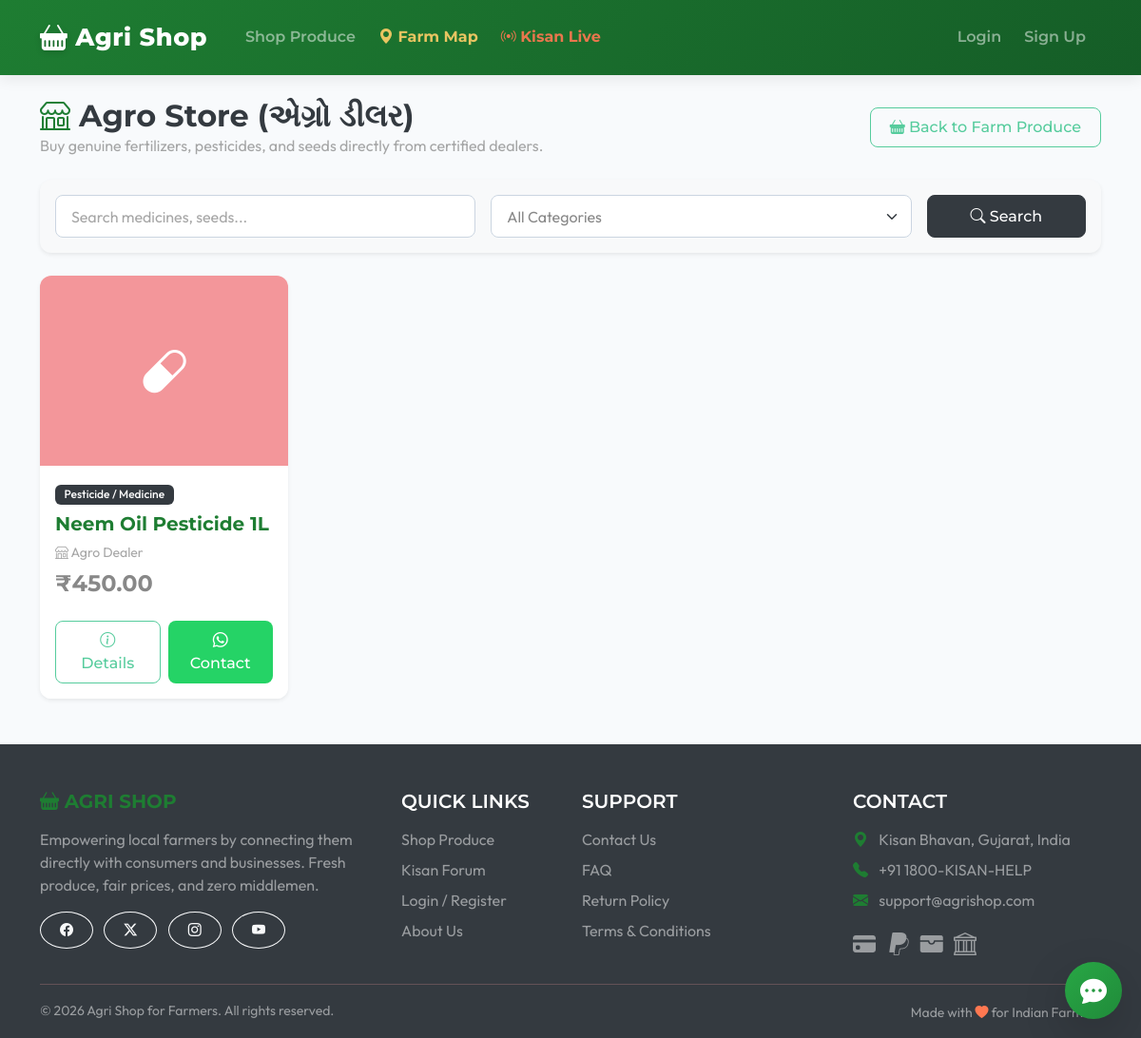
Page /agro/ on the committed database.
### products/models.py (models this page shows, shortened)
class AgroProduct(models.Model):
    CATEGORY_CHOICES = [
        ('FERTILIZER', 'Fertilizer'),
        ('PESTICIDE', 'Pesticide / Medicine'),
        ('SEEDS', 'Seeds'),
        ('EQUIPMENT', 'Small Equipment'),
    ]
    dealer = models.ForeignKey(settings.AUTH_USER_MODEL, on_delete=models.CASCADE, related_name='agro_products')
    name = models.CharField(max_length=200)
    category = models.CharField(max_length=20, choices=CATEGORY_CHOICES, default='FERTILIZER')
    description = models.TextField()
    usage_guidance = models.TextField(help_text="How to use this product safely", blank=True)
    price = models.DecimalField(max_digits=10, decimal_places=2)
    image = models.ImageField(upload_to='agro_images/', blank=True, null=True)
    is_active = models.BooleanField(default=True)
    created_at = models.DateTimeField(auto_now_add=True)

### accounts/models.py (models this page shows, shortened)
class User(AbstractUser):
    class Role(models.TextChoices):
        FARMER = 'FARMER', 'Farmer'
        BUYER = 'BUYER', 'Buyer'
        BUSINESS_BUYER = 'BUSINESS_BUYER', 'Business Buyer'
        AGRO_DEALER = 'AGRO_DEALER', 'Agro Dealer'
    role = models.CharField(max_length=20, choices=Role.choices, default=Role.BUYER)
    phone = models.CharField(max_length=15, blank=True)
    address = models.TextField(blank=True)
    village_or_city = models.CharField(max_length=100, blank=True)
    state = models.CharField(max_length=50, blank=True)
    is_verified_farmer = models.BooleanField(default=False)

### products/views.py (the view)
# urls.py: path('agro/', views.agro_store, name='agro_store'),
def agro_store(request):
    category = request.GET.get('category', '')
    query = request.GET.get('q', '')
    products = AgroProduct.objects.filter(is_active=True)
    if query:
        products = products.filter(name__icontains=query)
    if category:
        products = products.filter(category=category)
    return render(request, 'products/agro_store.html', {'products': products})

### templates/products/agro_store.html (shortened to what this page needs)
{% extends 'base.html' %}
{% block content %}
<div class="row align-items-center mb-4 mt-3">
    <div class="col-md-6">
        <h2 class="text-dark fw-bold mb-0"><i class="bi bi-shop text-success"></i> Agro Store (એગ્રો ડીલર)</h2>
        <p class="text-muted mb-0">Buy genuine fertilizers, pesticides, and seeds directly from certified dealers.</p>
    </div>
    <div class="col-md-6 text-md-end mt-3 mt-md-0">
        <a href="{% url 'product_list' %}" class="btn btn-outline-success"><i class="bi bi-basket-fill"></i> Back to Farm Produce</a>
    </div>
</div>
<div class="row mb-4">
    <div class="col-md-12">
        <div class="card shadow-sm border-0 bg-light">
            <div class="card-body">
                <form method="get" class="row g-3">
                    <div class="col-md-5">
                        <input type="text" name="q" class="form-control" placeholder="Search medicines, seeds..." value="{{ request.GET.q }}">
                    </div>
                    <div class="col-md-5">
                        <select name="category" class="form-select">
                            <option value="">All Categories</option>
                        </select>
                    </div>
                    <div class="col-md-2 d-grid">
                        <button type="submit" class="btn btn-dark"><i class="bi bi-search"></i> Search</button>
                    </div>
                </form>
            </div>
        </div>
    </div>
</div>
<div class="row row-cols-1 row-cols-md-3 row-cols-lg-4 g-4 mb-5">
    {% for product in products %}
    <div class="col">
        <div class="card h-100 shadow-sm border-0 product-card">
            {% if product.image %}
                <img src="{{ product.image.url }}" class="card-img-top" alt="{{ product.name }}" style="height: 200px; object-fit: cover;">
            {% else %}
                <div class="bg-secondary text-white d-flex align-items-center justify-content-center" style="height: 200px;">
                    <i class="bi bi-capsule" style="font-size: 3rem;"></i>
                </div>
            {% endif %}
            <div class="card-body">
                <span class="badge bg-dark mb-2">{{ product.get_category_display }}</span>
                <h5 class="card-title fw-bold text-success">{{ product.name }}</h5>
                <p class="text-muted small mb-2"><i class="bi bi-shop"></i> {{ product.dealer.get_full_name|default:product.dealer.username }}</p>
                <h4 class="fw-bold mb-0">₹{{ product.price }}</h4>
            </div>
            <div class="card-footer bg-white border-0 text-center pb-3">
                <div class="d-flex gap-2">
                    <a href="{% url 'agro_product_detail' product.id %}" class="btn btn-outline-success w-100"><i class="bi bi-info-circle"></i> Details</a>
                    {% if product.dealer.phone %}
                    <a href="https://wa.me/91{{ product.dealer.phone }}?text=Hello,%20I%20have%20an%20inquiry%20about%20{{ product.name }}." target="_blank" class="btn text-white w-100" style="background-color: #25D366;" title="Contact Dealer">
                        <i class="bi bi-whatsapp"></i> Contact
                    </a>
                    {% endif %}
                </div>
            </div>
        </div>
    </div>
    {% empty %}
    <div class="col-12 text-center py-5">
        <i class="bi bi-shop-window text-muted" style="font-size: 4rem;"></i>
        <h4 class="mt-3 text-muted">No agro products found.</h4>
        <p>Try clearing your search filters or check back later!</p>
    </div>
    {% endfor %}
</div>
{% endblock %}

### static/css/style.css (style rules this page uses)
body { font-family: 'Outfit', sans-serif; background-color: #f8fafc; color: #1e293b; }
.card { border: none; border-radius: 12px; box-shadow: 0 4px 6px -1px rgba(0, 0, 0, 0.05), 0 2px 4px -1px rgba(0, 0, 0, 0.03); transition: transform 0.2s ease, box-shadow 0.2s ease; overflow: hidden; background: #ffffff; }
.btn { border-radius: 8px; font-weight: 500; padding: 0.5rem 1.25rem; transition: all 0.2s; }
.badge { padding: 0.4em 0.8em; font-weight: 500; border-radius: 6px; }
h1, h2, h3, h4, h5, h6 { font-weight: 600; color: #0f172a; }
.text-success { color: #1e7d32 !important; }
.form-control, .form-select { border-radius: 8px; border: 1px solid #cbd5e1; padding: 0.6rem 1rem; }

### templates/products/agro_store.html (style rules this page uses)
.product-card { transition: transform 0.2s, box-shadow 0.2s; }

### templates/base.html (style rules this page uses)
body { top: 0 !important; }

### rows in the picture
AgroProduct: category "Pesticide / Medicine", name "Neem Oil Pesticide 1L", dealer.get_full_name "Agro Dealer", price "450.00"
